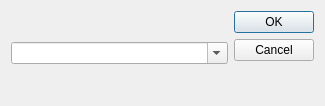
<?xml version="1.0" encoding="UTF-8"?>
<ui version="4.0">
 <class>AddressDialog</class>
 <widget class="QDialog" name="AddressDialog">
  <property name="geometry">
   <rect>
    <x>0</x>
    <y>0</y>
    <width>325</width>
    <height>106</height>
   </rect>
  </property>
  <property name="windowTitle">
   <string>Dialog</string>
  </property>
  <layout class="QHBoxLayout" name="horizontalLayout">
   <item>
    <widget class="QComboBox" name="comboBox">
     <property name="editable">
      <bool>true</bool>
     </property>
    </widget>
   </item>
   <item>
    <widget class="QDialogButtonBox" name="buttonBox">
     <property name="orientation">
      <enum>Qt::Vertical</enum>
     </property>
     <property name="standardButtons">
      <set>QDialogButtonBox::Cancel|QDialogButtonBox::Ok</set>
     </property>
    </widget>
   </item>
  </layout>
 </widget>
 <resources/>
 <connections>
  <connection>
   <sender>buttonBox</sender>
   <signal>accepted()</signal>
   <receiver>AddressDialog</receiver>
   <slot>accept()</slot>
   <hints>
    <hint type="sourcelabel">
     <x>248</x>
     <y>254</y>
    </hint>
    <hint type="destinationlabel">
     <x>157</x>
     <y>274</y>
    </hint>
   </hints>
  </connection>
  <connection>
   <sender>buttonBox</sender>
   <signal>rejected()</signal>
   <receiver>AddressDialog</receiver>
   <slot>reject()</slot>
   <hints>
    <hint type="sourcelabel">
     <x>316</x>
     <y>260</y>
    </hint>
    <hint type="destinationlabel">
     <x>286</x>
     <y>274</y>
    </hint>
   </hints>
  </connection>
 </connections>
</ui>
